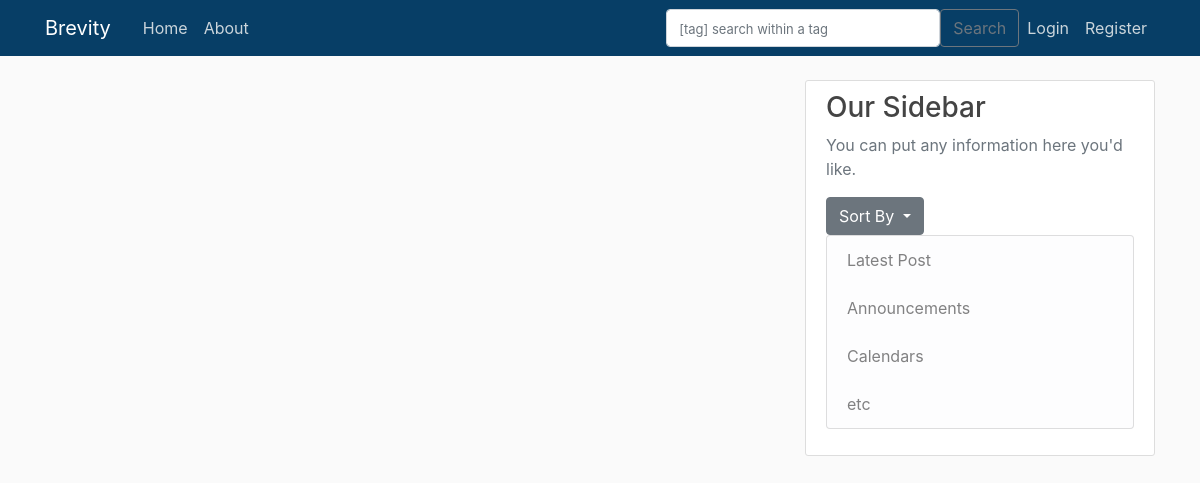
The app's page /search?form_val=lknj&type=1, older data.
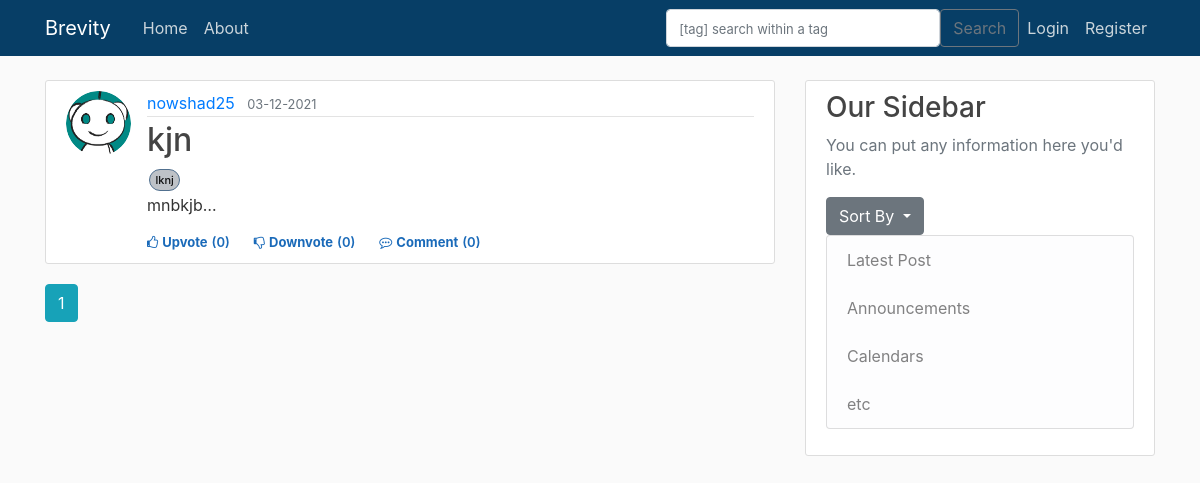
The same page, newer data.
### brevity/models.py (models this page shows, shortened)
class Post(db.Model):
    id = db.Column(db.Integer, primary_key=True)
    title = db.Column(db.String(100), nullable=False)
    date_posted = db.Column(db.DateTime, nullable=False, default=datetime.utcnow)
    content = db.Column(db.Text, nullable=False)
    user_id = db.Column(db.Integer, db.ForeignKey('user.id'), nullable=False)
    tags = db.relationship('Tag', backref='post', cascade="all, delete", lazy='dynamic')
    upvotes = db.relationship('Upvote', backref='post', lazy='dynamic')
    downvotes = db.relationship('Downvote', backref='post', lazy='dynamic')
    comments = db.relationship('Comment', backref='post', lazy='dynamic')
    resources = db.relationship('ResourceFile', backref='post', lazy='dynamic')

class User(db.Model, UserMixin):
    id = db.Column(db.Integer, primary_key=True)
    username = db.Column(db.String(20), unique=True, nullable=False)
    email = db.Column(db.String(120), unique=True, nullable=False)
    image_file = db.Column(db.String(20), nullable=False, default='default.jpg')
    password = db.Column(db.String(60), nullable=False)
    posts = db.relationship('Post', backref='author', lazy=True)                    #By default SQLAlchemy guess the relationship to be one to many as posts returns a list of post.
    upvoted = db.relationship('Upvote', foreign_keys='Upvote.user_id', backref='user', lazy='dynamic')
    downvoted = db.relationship('Downvote', foreign_keys='Downvote.user_id', backref='user', lazy='dynamic')
    commented = db.relationship('Comment', backref='author', lazy=True)

class Tag(db.Model):
    tag = db.Column(db.String(50), nullable=False, unique=True, primary_key=True)
    post_id = db.Column(db.Integer, db.ForeignKey('post.id'), primary_key=True)

### brevity/main/routes.py (the view)
@main.route('/search',methods=['GET', 'POST'])
def search():
    page = request.args.get('page', 1, type=int)
    posts =  Post.query.paginate(page=page, per_page=5)
    form=SearchForm()
    if form.validate_on_submit():
        searched_val = form.searched.data
        return render_template('searched_posts.html', posts = search_result(searched_val,page),form =form,form_val=form.searched.data)
    searched_val = request.args.get('form_val')
    type =  request.args.get('type')
    if type=="1":
        searched_val += ']'
        searched_val = '[' + searched_val
    print(searched_val)
    return render_template('searched_posts.html', posts = search_result(searched_val,page),form =form,form_val=searched_val)

### brevity/main/forms.py
class SearchForm(FlaskForm):
    searched = TextAreaField('Searched', validators=[DataRequired()])
    submit = SubmitField('Submit')

### brevity/main/routes.py (called while the page is built)
@main.context_processor
def layout():
    form=SearchForm()
    return dict(form=form)

### brevity/main/utils.py (called while the page is built)
def search_result(searched_val,page):
    search = "%{}%".format(searched_val)
    type=1
    sz = len(searched_val)
    if searched_val[0]=='[' and searched_val[sz-1]==']':
        type=0
    if searched_val[0]=='[' and type==0:
        searched_val = searched_val[1:]
    sz = len(searched_val)
    if searched_val[sz-1]==']' and type==0:
        searched_val = searched_val[:sz-1]
    if type==0:
        posts = db.session.query(Post).join(Tag).filter(Post.id==Tag.post_id).filter(Tag.tag==searched_val).paginate(page=page, per_page=5)
    else:
        posts = Post.query.filter(Post.title.like(search)).paginate(page=page, per_page=5)
    return posts

### brevity/templates/searched_posts.html
{% extends "layout.html" %}
{% block content %}
    {% for post in posts.items %}
        <article class="media content-section col-md-15">
            <img class="rounded-circle article-img" src="{{ url_for('static', filename = 'profile_pics/' + post.author.image_file)}}">
            <div class="media-body ">
                <div class="article-metadata">
                    <a class="mr-2" href="{{ url_for('users.user_posts', username=post.author.username) }}">{{ post.author.username }}</a>
                    <small class="text-muted">{{ post.date_posted.strftime('%d-%m-%Y') }}</small>
                </div>
                <h2><a class="article-title" href="{{ url_for('posts.post', post_id=post.id) }}">{{ post.title }}</a></h2>
                <div class="d-flex ps-relative">
                    {% for tag in post.tags %}
                            <a href="#" class="post-tag" >{{tag.tag}}</a>
                    {% endfor %}
                </div>
                <p class="article-content">{{ post.content[:200] }}<span>&#8230;</span></p>
                <div>
                {% if current_user.is_authenticated %}
                    <div class="d-flex flex-row fs-12" id="vote{{post.id}}">
                        {% if not current_user.has_upvoted_post(post) %}
                            <div class="like cursor votestyle vote" post_id="{{post.id}}" action="upvote"><i class="fa fa-thumbs-o-up"></i><span class="ml-1">Upvote</span></div>
                            <div class="like vote_count" ><span class="ml-1 mr-4">({{post.upvotes.count()}})</span></div>
                        {% else %}
                            <div class="like cursor upvotedstyle vote" post_id="{{post.id}}" action="upvote"><i class="fa fa-thumbs-o-up"></i><span class="ml-1">Upvoted</span></div>
                            <div class="like upvoted_count" ><span class="ml-1 mr-4">({{post.upvotes.count()}})</span></div>
                        {% endif %}
                        {% if not current_user.has_downvoted_post(post) %}
                            <div class="like downvotecursor votestyle vote" post_id="{{post.id}}" action="downvote"><i class="fa fa-thumbs-o-down"></i><span class="ml-1">Downvote</span></div>
                            <div class="like vote_count"><span class="ml-1 mr-4">({{post.downvotes.count()}})</span></div>
                        {% else %}
                            <div class="like downvotecursor downvotedstyle vote" post_id="{{post.id}}" action="downvote"><i class="fa fa-thumbs-o-down"></i><span class="ml-1">Downvoted</span></div>
                            <div class="like downvoted_count"><span class="ml-1 mr-4">({{post.downvotes.count()}})</span></div>
                        {% endif %}
                        <div class="like cursor comment"><i class="fa fa-commenting-o"></i><span class="ml-1"><a class="mr-1 like cursor comment" href="{{ url_for('posts.post', post_id=post.id) }}">Comment</a></span></div>
                        <div class="like comment_count"><span class="ml-0">({{post.comments.count()}})</span></div>
                    </div>
                {% else %}
                    <div class="d-flex flex-row fs-12">
                        <div class="like cursor unauthorised_upvote"><i class="fa fa-thumbs-o-up"></i><span class="ml-1"><a class="like cursor unauthorised_upvote" href="{{ url_for('posts.vote_action', post_id=post.id, action='unauthorized_upvote')}}">Upvote</a></span></div>
                        <div class="like vote_count" ><span class="ml-1 mr-4">({{post.upvotes.count()}})</span></div>
                        <div class="like downvotecursor unauthorised_downvote"><i class="fa fa-thumbs-o-down"></i><span class="ml-1"><a class="like downvotecursor unauthorised_downvote" href="{{ url_for('posts.vote_action', post_id=post.id, action='unauthorized_downvote')}}">Downvote</a></span></div>
                        <div class="like vote_count"><span class="ml-1 mr-4">({{post.downvotes.count()}})</span></div>
                        <div class="like cursor comment"><i class="fa fa-commenting-o"></i><span class="ml-1"><a class="mr-1 like cursor comment" href="{{ url_for('posts.post', post_id=post.id) }}">Comment</a></span></div>
                        <div class="like comment_count"><span class="ml-0">({{post.comments.count()}})</span></div>
                    </div>
                {% endif %}
                </div>
            </div>
        </article>
    {% endfor %}
    {% for page_num in posts.iter_pages(left_edge=1, right_edge=1, left_current=1, right_current=2) %}
        {% if page_num %}
            {% if posts.page == page_num %}
                <a class="btn btn-info mb-4" href="{{ url_for('main.search', page = page_num,form_val=form_val) }}">{{ page_num }}</a>
            {% else %}
                <a class="btn btn-outline-info mb-4" href="{{ url_for('main.search', page = page_num,form_val=form_val) }}">{{ page_num }}</a>
            {% endif %}
        {% else %}
            ...
        {% endif %}
    {% endfor %}
{% endblock content %}

Row changes from the older to the newer data that the page shows:
added Post: image_file (placeholder picture), author.username "nowshad25", date_posted "03-12-2021", title "kjn", content "mnbkjb", upvotes.count "0", downvotes.count "0", comments.count "0"
added Tag: tag "lknj"
Text that changed along with them:
new list line: "1"
